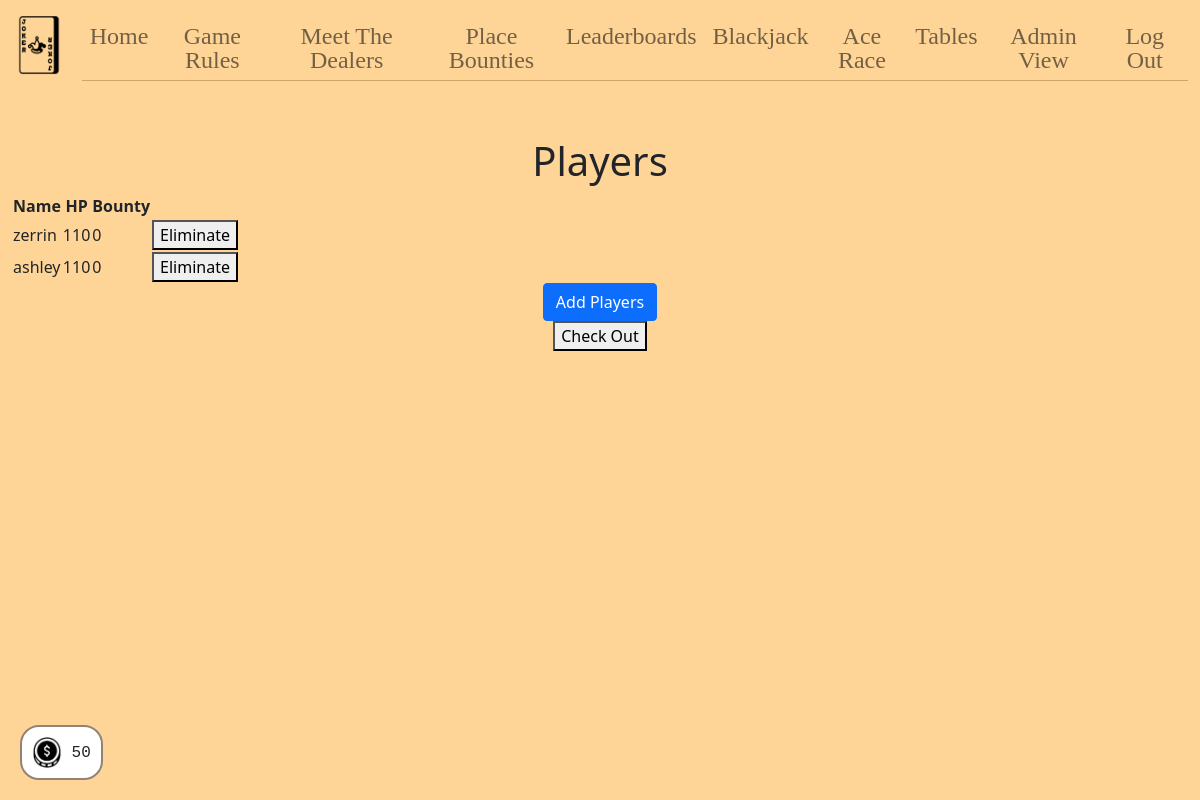
Page /table5 (signed in) on the earlier database version.
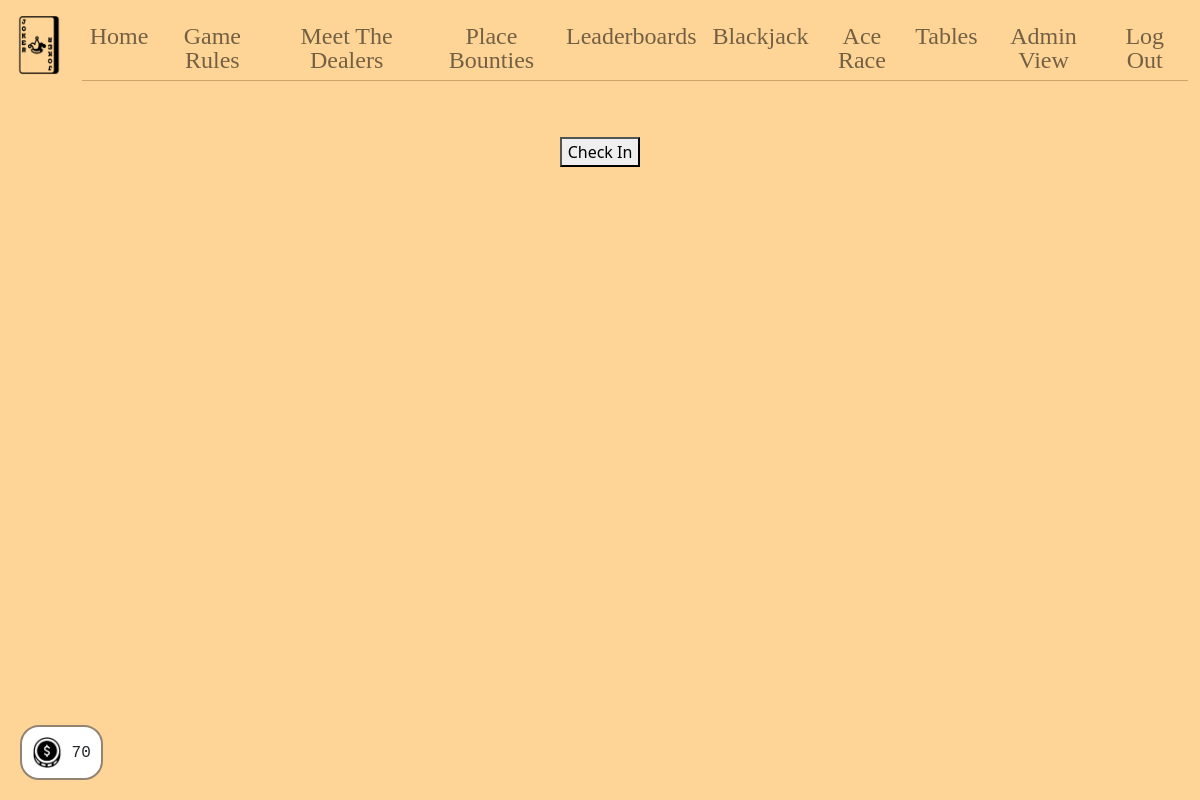
Same page on the later database version.
### tables this page shows
CREATE TABLE users (
  id INTEGER PRIMARY KEY AUTOINCREMENT,
  name TEXT NOT NULL,
  hash TEXT NOT NULL,
  email TEXT,
  hp INTEGER DEFAULT 100 NOT NULL,
  bounty INTEGER DEFAULT 0 NOT NULL,
  lucky INTEGER DEFAULT 0 NOT NULL,
  playing INTEGER DEFAULT 0 NOT NULL,
  dealing INTEGER DEFAULT 0 NOT NULL,
  permission INTEGER DEFAULT 0 NOT NULL,
  poker INTEGER DEFAULT 0 NOT NULL,
  tableid INTEGER DEFAULT 0 NOT NULL
);

### app.py (the view)
@app.route("/table5", methods=["GET", "POST"])
@login_required
def table5():
    if request.method == "POST":
        dealer = request.form.get("id")
        if dealer:
            db.execute("UPDATE tables SET dealerid = ? WHERE id = 5", dealer)
            row = db.execute("SELECT * FROM tables WHERE id = 5")
            session["occupied5"] = True
            session["dealerid5"] = row[0]["dealerid"]
        players = db.execute("SELECT * FROM users WHERE poker = 5")
        persons = db.execute("SELECT * FROM users WHERE playing = 1 AND poker = 0")
        eliminated = request.form.get("eliminated")
        if eliminated:
            return render_template("eliminate.html", players=players, eliminated=eliminated)
        return render_template("table5.html", dealer=dealer, players=players, persons=persons)
    else:
        rows = db.execute("SELECT * FROM tables WHERE id = 5")
        dealer = rows[0]["dealerid"]
        if dealer == session["user_id"]:
            session["occupied5"] = True
        session["dealerid5"] = dealer
        players = db.execute("SELECT * FROM users WHERE poker = 5")
        persons = db.execute("SELECT * FROM users WHERE playing = 1 AND poker = 0")
        return render_template("table5.html", dealer=dealer, players=players, persons=persons)

### app.py (called while the page is built)
@app.after_request
def after_request(response):
    response.headers["Cache-Control"] = "no-cache, no-store, must-revalidate"
    response.headers["Expires"] = 0
    response.headers["Pragma"] = "no-cache"
    return response

### helpers.py (called while the page is built)
def login_required(f):
    @wraps(f)
    def decorated_function(*args, **kwargs):
        if session.get("user_id") is None:
            return redirect("/login")
        return f(*args, **kwargs)
    return decorated_function

### templates/table5.html (shortened to what this page needs)
{% extends "layout.html" %}
{% block main %}
    {% if session["dealer"] == 1 %}
        {% if session["occupied5"] == False or not session["occupied5"] %}
            <div>
                <form action="/table5" method="post">
                    <button type="submit">Check In</button>
                </form>
            </div>
        {% elif session["dealerid5"] == session["user_id"] or session["admin"] == 1 %}
            <div id="mainPage">
            <h1>Players</h1>
            <table>
                <thead>
                    <tr>
                        <th>Name</th>
                        <th>HP</th>
                        <th>Bounty</th>
                    </tr>
                </thead>
                <tbody>
                {% for player in players %}
                    <tr class="">
                        <td class="text-start">{{ player["name"] }}</td>
                        <td class="text-start">{{ player["hp"] }}</td>
                        <td class="text-start">{{ player["bounty"] }}</td>
                        <td>
                            <form id="eliminationForm" action="/table5" method="post">
                                <button type="submit" class="buttons">Eliminate</button>
                            </form>
                        </td>
                    </tr>
                {% endfor %}
                </tbody>
            </table>
            <div>
                <button class="btn btn-primary" id="myBtn">Add Players</button>
            </div>
            <div>
                <form action="/checkout" method="post">
                    <button type="submit">Check Out</button>
                </form>
            </div>
        </div>
        {% else %}
            <div>
                You aren't authorized to access this page !
            </div>
        {% endif %}
    {% endif %}
{% endblock %}
{% block footer %}
    <div id="value-container"><img class="img-fluid money" src="/static/money.png"> {{ session["hp"] }} </div>
{% endblock %}

Differences in the rows shown:
no longer on this page (row edited): users: name "zerrin", hp "110", bounty "0"
no longer on this page (row edited): users: name "ashley", hp "110", bounty "0"
Other differences:
{{ session["hp"] }}: "50" → "70"
text no longer shown: "Players Name HP Bounty Add Players Check Out"
text now shown: "Check In"
